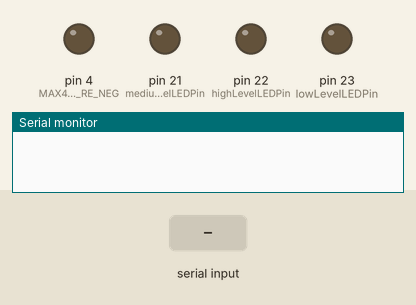
This sketch was run on a simulated Arduino Mega 2560, built with avr-gcc and run on an emulated ATmega2560. On the bench: output pins drawn as LEDs (lit = HIGH), the last lines printed to the serial monitor. The test bench sets the inputs (shaded band).

Above: at 1.2 s.
1.3 s: "90,45\n" received over the second serial link
At 2.5 s:
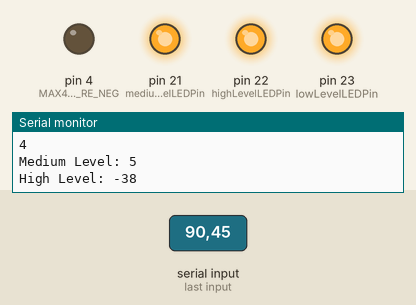
2.8 s: "30,150\n" received over the second serial link
At 3.8 s:
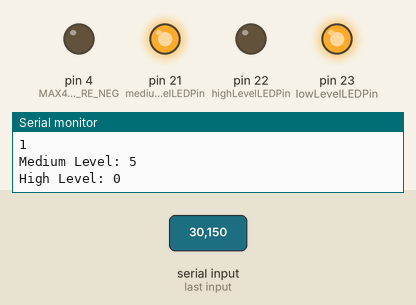
Timing chart, 0 to 5.8 s (numbered marks = the images above; inputs shaded):
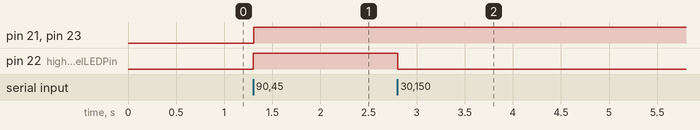

The sketch:

Controlling_Side.ino
```cpp
#include <SoftwareSerial.h>

const int MAX485_RE_NEG = 4; // RE and DE pin connected to pin 4
const int RS485Transmit = HIGH;
const int RS485Receive = LOW;

const int lowLevelLEDPin = 23; // Example pin for low level LED
const int mediumLevelLEDPin = 21; // Example pin for medium level LED
const int highLevelLEDPin = 22; // Example pin for high level LED

SoftwareSerial rs485(16, 17); // RX, TX

void setup() {
 pinMode(MAX485_RE_NEG, OUTPUT);
 digitalWrite(MAX485_RE_NEG, RS485Receive); // Set to receive mode
 Serial.begin(9600);
 rs485.begin(9600);

  // Set LED pins as outputs
 pinMode(lowLevelLEDPin, OUTPUT);
 pinMode(mediumLevelLEDPin, OUTPUT);
 pinMode(highLevelLEDPin, OUTPUT);
}

void loop() {
 if (rs485.available() >= 3) { // Check if there are enough bytes available
    // Read water level status from the field unit
 int lowLevelStatus = rs485.read() - '0'; // Convert ASCII to integer
 int mediumLevelStatus = rs485.read() - '0'; // Convert ASCII to integer
 int highLevelStatus = rs485.read() - '0'; // Convert ASCII to integer

    // Print the received water level status to the serial monitor Serial.print("Low Level: ");
 Serial.println(lowLevelStatus);
 Serial.print("Medium Level: ");
 Serial.println(mediumLevelStatus);
 Serial.print("High Level: ");
 Serial.println(highLevelStatus);

    // Process the received water level status and control the LEDs
 digitalWrite(lowLevelLEDPin, lowLevelStatus);
 digitalWrite(mediumLevelLEDPin, mediumLevelStatus);
 digitalWrite(highLevelLEDPin, highLevelStatus);
 }
}
```

Measured:
- after the input at 1.3 s, pin 21 (mediumLevelLEDPin), pin 22 (highLevelLEDPin), pin 23 (lowLevelLEDPin): LOW → HIGH at once
- after the input at 2.8 s, pin 22 (highLevelLEDPin): HIGH → LOW at once
